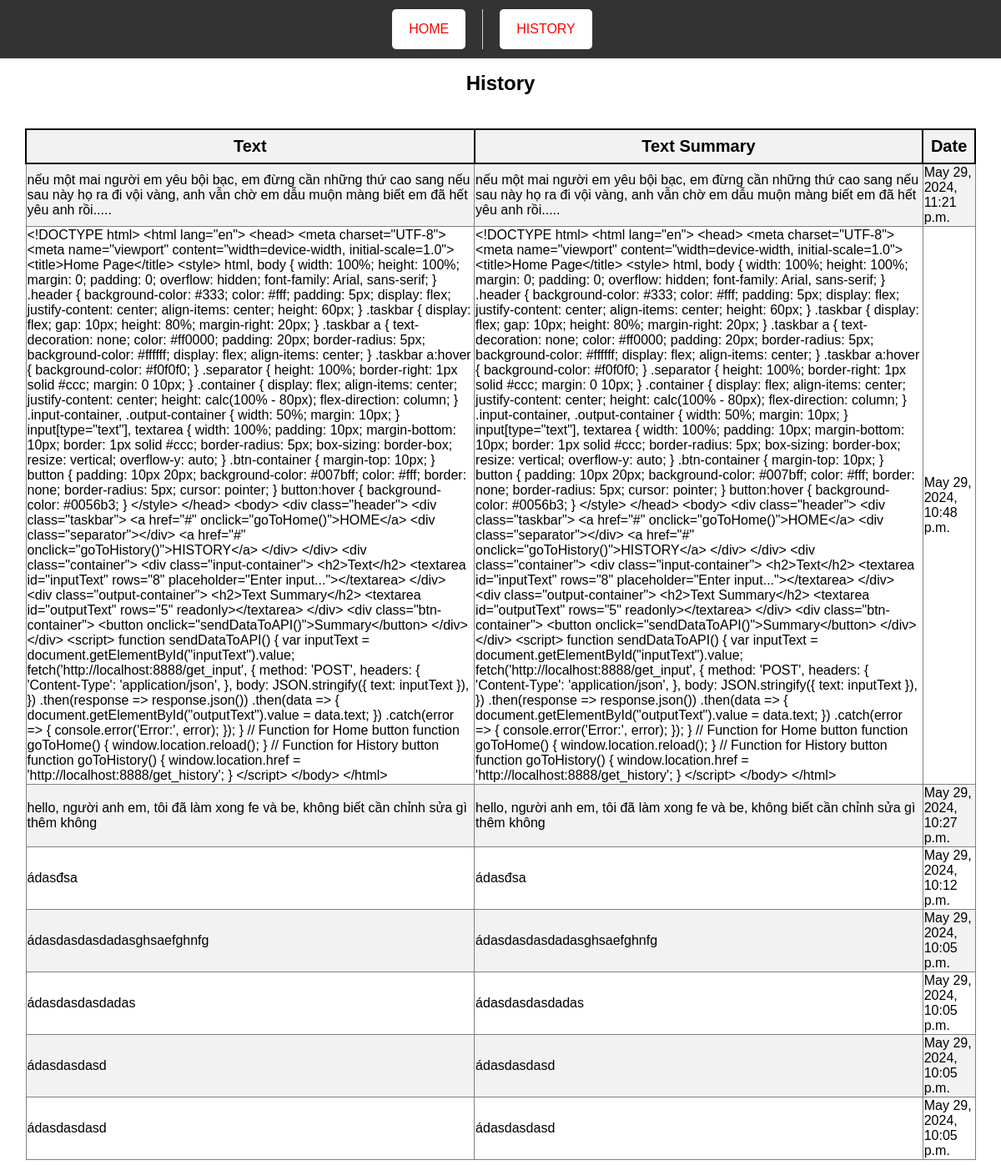
Page /get_history on the earlier database version.
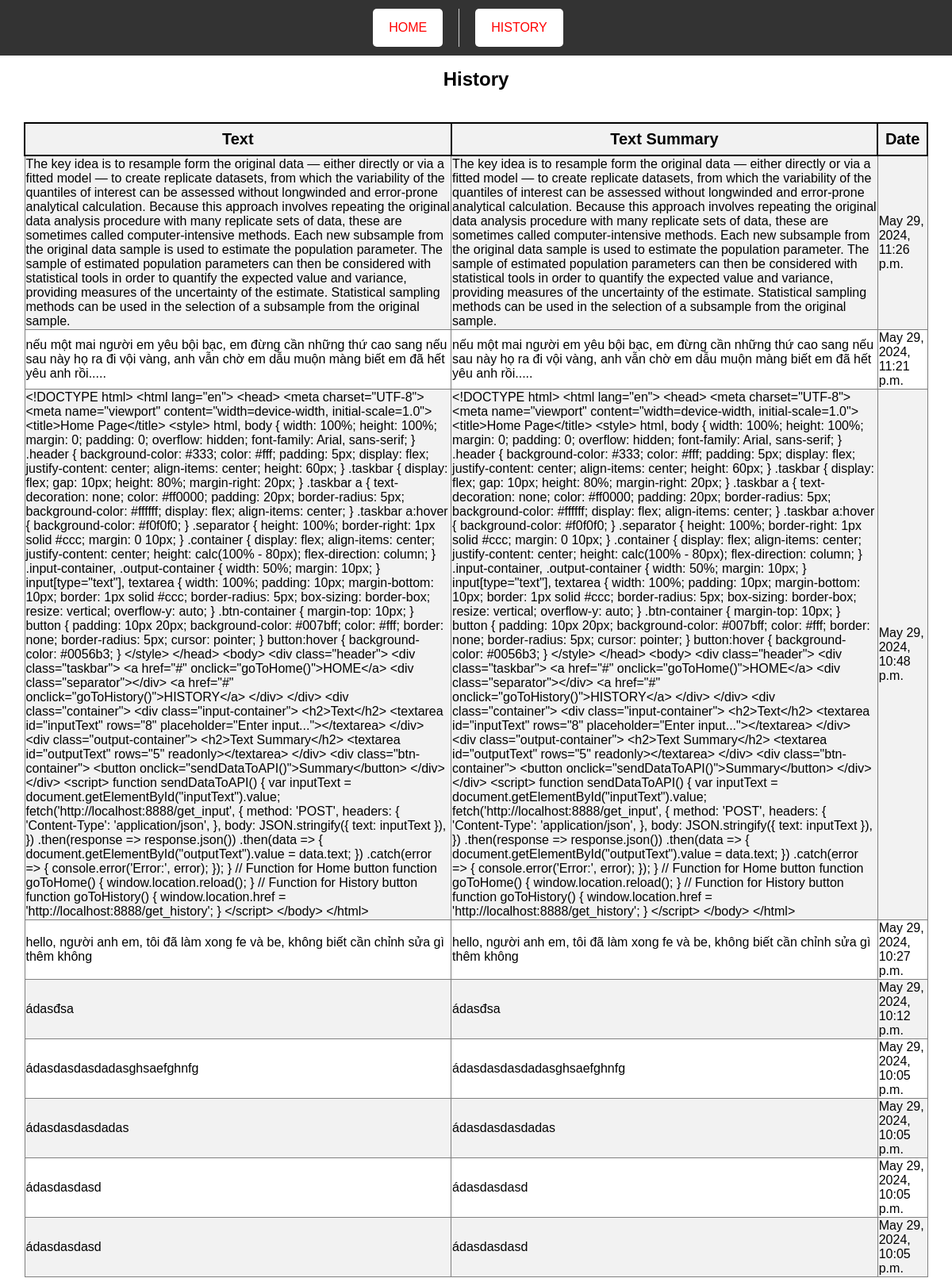
Same page on the later database version.
### home/models.py (models this page shows)
class Works(models.Model):
    id_post = models.AutoField(primary_key=True)
    text = models.TextField(null=True, blank=True)
    text_summary = models.TextField(null=True, blank=True)
    data_save = models.DateTimeField(default=timezone.now)

### home/views.py (the view)
# urls.py: path("get_history", views.get_history),
@csrf_exempt
def get_history(request):
    if request.method == "POST" or request.method == "GET":
        data = Works.objects.all()
        data = list(data.values())
        data = data[::-1]
        return render(request, "history/history.html", {"data": data})

### templates/history/history.html (shortened to what this page needs)
<!DOCTYPE html>
<html lang="en">
<head>
</head>
<body>
    <div class="header">
        <div class="taskbar">
            <a href="#" id="homeLink">HOME</a>
            <a href="#">HISTORY</a>
        </div>
    </div>
    <div class="container">
        <h2>History</h2>
        <table id="historyTable">
            <tr>
                <th>Text</th>
                <th>Text Summary</th>
                <th>Date</th>
            </tr>
            {% for record in data %}
            <tr>
                <td>{{ record.text }}</td>
                <td>{{ record.text_summary }}</td>
                <td>{{ record.data_save }}</td>
            </tr>
            {% endfor %}
        </table>
    </div>
</body>
</html>

Differences in the rows shown:
added Works: text "The key idea is to resample form the original data — either directly or via a fitted model — to create replicate datasets, from which the variability of the quantiles of interest can be assessed without longwinded and error-prone analytical calculation. Because this approach involves repeating the original data analysis procedure with many replicate sets of data, these are sometimes called computer-intensive methods. Each new subsample from the original data sample is used to estimate the population parameter. The sample of estimated population parameters can then be considered with statistical tools in order to quantify the expected value and variance, providing measures of the uncertainty…", text_summary "The key idea is to resample form the original data — either directly or via a fitted model — to create replicate datasets, from which the variability of the quantiles of interest can be assessed without longwinded and error-prone analytical calculation. Because this approach involves repeating the original data analysis procedure with many replicate sets of data, these are sometimes called computer-intensive methods. Each new subsample from the original data sample is used to estimate the population parameter. The sample of estimated population parameters can then be considered with statistical tools in order to quantify the expected value and variance, providing measures of the uncertainty…", data_save "May 29, 2024, 11:26 p.m."
